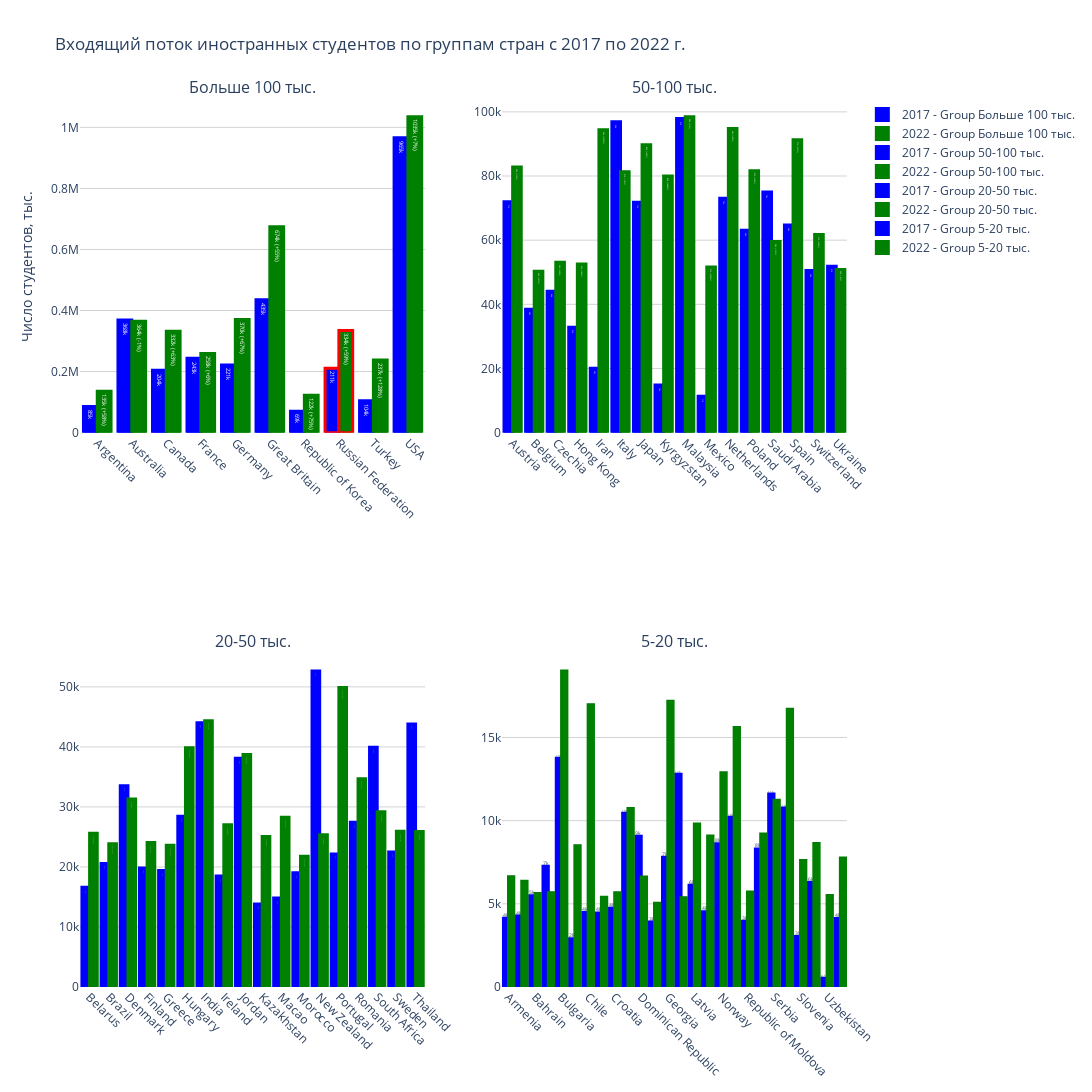

This figure's notebook cell:
### Markdown cell above
График входящих

### Code cell
n_cols = 2  # Number of columns in subplot grid
# unique_groups  = diff['group'].unique()
unique_groups = ['Больше 100 тыс.', '50-100 тыс.', '20-50 тыс.','5-20 тыс.']
num_plots = len(unique_groups)
num_cols = 2  # Maximum of 2 columns
num_rows = (num_plots + num_cols - 1) // num_cols  # Calculate the number of rows
fig = make_subplots(rows=num_rows, cols=num_cols, subplot_titles=unique_groups)

for i, group in enumerate(unique_groups):
    filtered_df = inbound[inbound['group'] == group]
    row_index = i // n_cols + 1
    col_index = i % n_cols + 1
    
    trace1 = go.Bar(x=filtered_df.index,
        y=filtered_df['2017'],
        name=f'2017 - Group {group}',
        text=[f"{value/1000:.1f}k" if value < 1000 else f"{int(value/1000)}k" for value in filtered_df['2017']],  # Value labels in thousands
        textposition='auto',
        textfont=dict(size=16),
        marker_color='blue',
        marker_line=dict(width=3, color=['red' if country == 'Russian Federation' else 'blue' for country in filtered_df.index]) 
        )
    trace2 = go.Bar(x=filtered_df.index,
        y=filtered_df['2022'],
        name=f'2022 - Group {group}',
        text=[f"{value/1000:.1f}k\n({filtered_df['2022/2017,%'].values[j]}%)" if value < 1000 else f"{int(value/1000)}k\n({filtered_df['2022/2017,%'].values[j]}%)" for j, value in enumerate(filtered_df['2022'])],  # Value labels in thousands
        textposition='auto',
        textfont=dict(size=16),
        marker_color='green',
        marker_line=dict(width=3, color=['red' if country == 'Russian Federation' else 'green' for country in filtered_df.index]) 
        )
    
    fig.add_trace(trace1, row=row_index, col=col_index)
    fig.add_trace(trace2, row=row_index, col=col_index)
        
fig.update_layout(
title='Входящий поток иностранных студентов по группам стран с 2017 по 2022 г.',
# xaxis_title='Country',
yaxis_title='Число студентов, тыс.',
barmode='group',  # Group bars together
height=1400,
width=2600,
plot_bgcolor='white'
)
for i in range(1, num_rows + 1):
    for j in range(1, num_cols + 1):
        fig.update_xaxes(tickangle=45, row=i, col=j)
        fig.update_yaxes(gridcolor='lightgrey', row=i, col=j)
pio.write_image(fig, "Входящий поток иностранных студентов по группам стран с 2017 по 2022 г.png")
fig.show()

### Figure 1 — Plotly figure (JSON) as saved in the notebook; plotly's stock layout.template omitted (floating-point values rounded to 4 significant figures)
{"data": [{"marker": {"color": "blue", "line": {"color": ["blue", "blue", "blue", "blue", "blue", "blue", "blue", "red", "blue", "blue"], "width": 3}}, "name": "2017 - Group Больше 100 тыс.", "text": ["85k", "368k", "204k", "243k", "221k", "435k", "69k", "211k", "104k", "965k"], "textfont": {"size": 16}, "textposition": "auto", "type": "bar", "x": ["Argentina", "Australia", "Canada", "France", "Germany", "Great Britain", "Republic of Korea", "Russian Federation", "Turkey", "USA"], "xaxis": "x", "y": [85945, 368594, 204061, 243280, 221382, 435035, 69757, 211045, 104446, 965780], "yaxis": "y"}, {"marker": {"color": "green", "line": {"color": ["green", "green", "green", "green", "green", "green", "green", "red", "green", "green"], "width": 3}}, "name": "2022 - Group Больше 100 тыс.", "text": ["135k\n(+58%)", "364k\n(-1%)", "332k\n(+63%)", "258k\n(+6%)", "370k\n(+67%)", "674k\n(+55%)", "122k\n(+75%)", "334k\n(+59%)", "237k\n(+128%)", "1035k\n(+7%)"], "textfont": {"size": 16}, "textposition": "auto", "type": "bar", "x": ["Argentina", "Australia", "Canada", "France", "Germany", "Great Britain", "Republic of Korea", "Russian Federation", "Turkey", "USA"], "xaxis": "x", "y": [135754, 364473, 332319, 258943, 370641, 674046, 122305, 334622, 237939, 1035161], "yaxis": "y"}, {"marker": {"color": "blue", "line": {"color": ["blue", "blue", "blue", "blue", "blue", "blue", "blue", "blue", "blue", "blue", "blue", "blue", "blue", "blue", "blue", "blue"], "width": 3}}, "name": "2017 - Group 50-100 тыс.", "text": ["71k", "38k", "44k", "32k", "20k", "96k", "71k", "14k", "97k", "11k", "73k", "63k", "75k", "64k", "50k", "51k"], "textfont": {"size": 16}, "textposition": "auto", "type": "bar", "x": ["Austria", "Belgium", "Czechia", "Hong Kong", "Iran", "Italy", "Japan", "Kyrgyzstan", "Malaysia", "Mexico", "Netherlands", "Poland", "Saudi Arabia", "Spain", "Switzerland", "Ukraine"], "xaxis": "x2", "y": [71967, 38485, 44112, 32818, 20072, 96928, 71788, 14869, 97900, 11335, 73081, 63120, 75046, 64693, 50534, 51872], "yaxis": "y2"}, {"marker": {"color": "green", "line": {"color": ["green", "green", "green", "green", "green", "green", "green", "green", "green", "green", "green", "green", "green", "green", "green", "green"], "width": 3}}, "name": "2022 - Group 50-100 тыс.", "text": ["82k\n(+15%)", "50k\n(+31%)", "53k\n(+20%)", "52k\n(+60%)", "94k\n(+370%)", "81k\n(-16%)", "89k\n(+25%)", "80k\n(+438%)", "98k\n(+1%)", "51k\n(+356%)", "94k\n(+30%)", "81k\n(+29%)", "59k\n(-21%)", "91k\n(+41%)", "61k\n(+22%)", "50k\n(-2%)"], "textfont": {"size": 16}, "textposition": "auto", "type": "bar", "x": ["Austria", "Belgium", "Czechia", "Hong Kong", "Iran", "Italy", "Japan", "Kyrgyzstan", "Malaysia", "Mexico", "Netherlands", "Poland", "Saudi Arabia", "Spain", "Switzerland", "Ukraine"], "xaxis": "x2", "y": [82781, 50341, 53099, 52531, 94406, 81332, 89718, 80012, 98513, 51659, 94809, 81646, 59580, 91340, 61748, 50870], "yaxis": "y2"}, {"marker": {"color": "blue", "line": {"color": ["blue", "blue", "blue", "blue", "blue", "blue", "blue", "blue", "blue", "blue", "blue", "blue", "blue", "blue", "blue", "blue", "blue", "blue"], "width": 3}}, "name": "2017 - Group 20-50 тыс.", "text": ["16k", "20k", "33k", "19k", "19k", "28k", "44k", "18k", "38k", "13k", "14k", "19k", "52k", "22k", "27k", "39k", "22k", "43k"], "textfont": {"size": 16}, "textposition": "auto", "type": "bar", "x": ["Belarus", "Brazil", "Denmark", "Finland", "Greece", "Hungary", "India", "Ireland", "Jordan", "Kazakhstan", "Macao", "Morocco", "New Zealand", "Portugal", "Romania", "South Africa", "Sweden", "Thailand"], "xaxis": "x3", "y": [16601, 20573, 33540, 19833, 19407, 28458, 44020, 18485, 38126, 13833, 14821, 19024, 52642, 22159, 27432, 39952, 22502, 43821], "yaxis": "y3"}, {"marker": {"color": "green", "line": {"color": ["green", "green", "green", "green", "green", "green", "green", "green", "green", "green", "green", "green", "green", "green", "green", "green", "green", "green"], "width": 3}}, "name": "2022 - Group 20-50 тыс.", "text": ["25k\n(+54%)", "23k\n(+16%)", "31k\n(-7%)", "24k\n(+21%)", "23k\n(+22%)", "39k\n(+40%)", "44k\n(+1%)", "27k\n(+46%)", "38k\n(+2%)", "25k\n(+81%)", "28k\n(+91%)", "21k\n(+14%)", "25k\n(-52%)", "49k\n(+125%)", "34k\n(+26%)", "29k\n(-27%)", "25k\n(+15%)", "25k\n(-41%)"], "textfont": {"size": 16}, "textposition": "auto", "type": "bar", "x": ["Belarus", "Brazil", "Denmark", "Finland", "Greece", "Hungary", "India", "Ireland", "Jordan", "Kazakhstan", "Macao", "Morocco", "New Zealand", "Portugal", "Romania", "South Africa", "Sweden", "Thailand"], "xaxis": "x3", "y": [25605, 23853, 31321, 24063, 23626, 39861, 44369, 27024, 38732, 25090, 28263, 21774, 25362, 49887, 34685, 29178, 25949, 25920], "yaxis": "y3"}, {"marker": {"color": "blue", "line": {"color": ["blue", "blue", "blue", "blue", "blue", "blue", "blue", "blue", "blue", "blue", "blue", "blue", "blue", "blue", "blue", "blue", "blue", "blue", "blue", "blue", "blue", "blue", "blue", "blue", "blue", "blue"], "width": 3}}, "name": "2017 - Group 5-20 тыс.", "text": ["4k", "4k", "5k", "7k", "13k", "2k", "4k", "4k", "4k", "10k", "9k", "3k", "7k", "12k", "6k", "4k", "8k", "10k", "3k", "8k", "11k", "10k", "3k", "6k", "0.5k", "4k"], "textfont": {"size": 16}, "textposition": "auto", "type": "bar", "x": ["Armenia", "Azerbaijan", "Bahrain", "Bosnia and Herzegovina", "Bulgaria", "Cameroon", "Chile", "Colombia", "Croatia", "Cyprus", "Dominican Republic", "Estonia", "Georgia", "Ghana", "Latvia", "Lithuania", "Norway", "Qatar", "Republic of Moldova", "Senegal", "Serbia", "Slovakia", "Slovenia", "Tunisia", "Uzbekistan", "Viet Nam"], "xaxis": "x4", "y": [4138, 4264, 5488, 7263, 13744, 2898, 4481, 4455, 4737, 10444, 9057, 3903, 7794, 12791, 6123, 4529, 8616, 10207, 3952, 8303, 11599, 10761, 3041, 6280, 524, 4125], "yaxis": "y4"}, {"marker": {"color": "green", "line": {"color": ["green", "green", "green", "green", "green", "green", "green", "green", "green", "green", "green", "green", "green", "green", "green", "green", "green", "green", "green", "green", "green", "green", "green", "green", "green", "green"], "width": 3}}, "name": "2022 - Group 5-20 тыс.", "text": ["6k\n(+60%)", "6k\n(+49%)", "5k\n(+2%)", "5k\n(-22%)", "18k\n(+38%)", "8k\n(+193%)", "16k\n(+279%)", "5k\n(+21%)", "5k\n(+20%)", "10k\n(+3%)", "6k\n(-27%)", "5k\n(+29%)", "17k\n(+120%)", "5k\n(-58%)", "9k\n(+60%)", "9k\n(+100%)", "12k\n(+49%)", "15k\n(+53%)", "5k\n(+44%)", "9k\n(+11%)", "11k\n(-3%)", "16k\n(+55%)", "7k\n(+150%)", "8k\n(+37%)", "5k\n(+950%)", "7k\n(+88%)"], "textfont": {"size": 16}, "textposition": "auto", "type": "bar", "x": ["Armenia", "Azerbaijan", "Bahrain", "Bosnia and Herzegovina", "Bulgaria", "Cameroon", "Chile", "Colombia", "Croatia", "Cyprus", "Dominican Republic", "Estonia", "Georgia", "Ghana", "Latvia", "Lithuania", "Norway", "Qatar", "Republic of Moldova", "Senegal", "Serbia", "Slovakia", "Slovenia", "Tunisia", "Uzbekistan", "Viet Nam"], "xaxis": "x4", "y": [6635, 6363, 5621, 5671, 18995, 8489, 16970, 5395, 5671, 10723, 6616, 5042, 17175, 5370, 9792, 9075, 12872, 15592, 5706, 9190, 11223, 16690, 7602, 8619, 5502, 7759], "yaxis": "y4"}], "layout": {"annotations": [{"font": {"size": 16}, "showarrow": false, "text": "Больше 100 тыс.", "x": 0.225, "xanchor": "center", "xref": "paper", "y": 1, "yanchor": "bottom", "yref": "paper"}, {"font": {"size": 16}, "showarrow": false, "text": "50-100 тыс.", "x": 0.775, "xanchor": "center", "xref": "paper", "y": 1, "yanchor": "bottom", "yref": "paper"}, {"font": {"size": 16}, "showarrow": false, "text": "20-50 тыс.", "x": 0.225, "xanchor": "center", "xref": "paper", "y": 0.375, "yanchor": "bottom", "yref": "paper"}, {"font": {"size": 16}, "showarrow": false, "text": "5-20 тыс.", "x": 0.775, "xanchor": "center", "xref": "paper", "y": 0.375, "yanchor": "bottom", "yref": "paper"}], "barmode": "group", "height": 1400, "plot_bgcolor": "white", "title": {"text": "Входящий поток иностранных студентов по группам стран с 2017 по 2022 г."}, "width": 2600, "xaxis": {"anchor": "y", "domain": [0, 0.45], "tickangle": 45}, "xaxis2": {"anchor": "y2", "domain": [0.55, 1], "tickangle": 45}, "xaxis3": {"anchor": "y3", "domain": [0, 0.45], "tickangle": 45}, "xaxis4": {"anchor": "y4", "domain": [0.55, 1], "tickangle": 45}, "yaxis": {"anchor": "x", "domain": [0.625, 1], "gridcolor": "lightgrey", "title": {"text": "Число студентов, тыс."}}, "yaxis2": {"anchor": "x2", "domain": [0.625, 1], "gridcolor": "lightgrey"}, "yaxis3": {"anchor": "x3", "domain": [0, 0.375], "gridcolor": "lightgrey"}, "yaxis4": {"anchor": "x4", "domain": [0, 0.375], "gridcolor": "lightgrey"}}}
